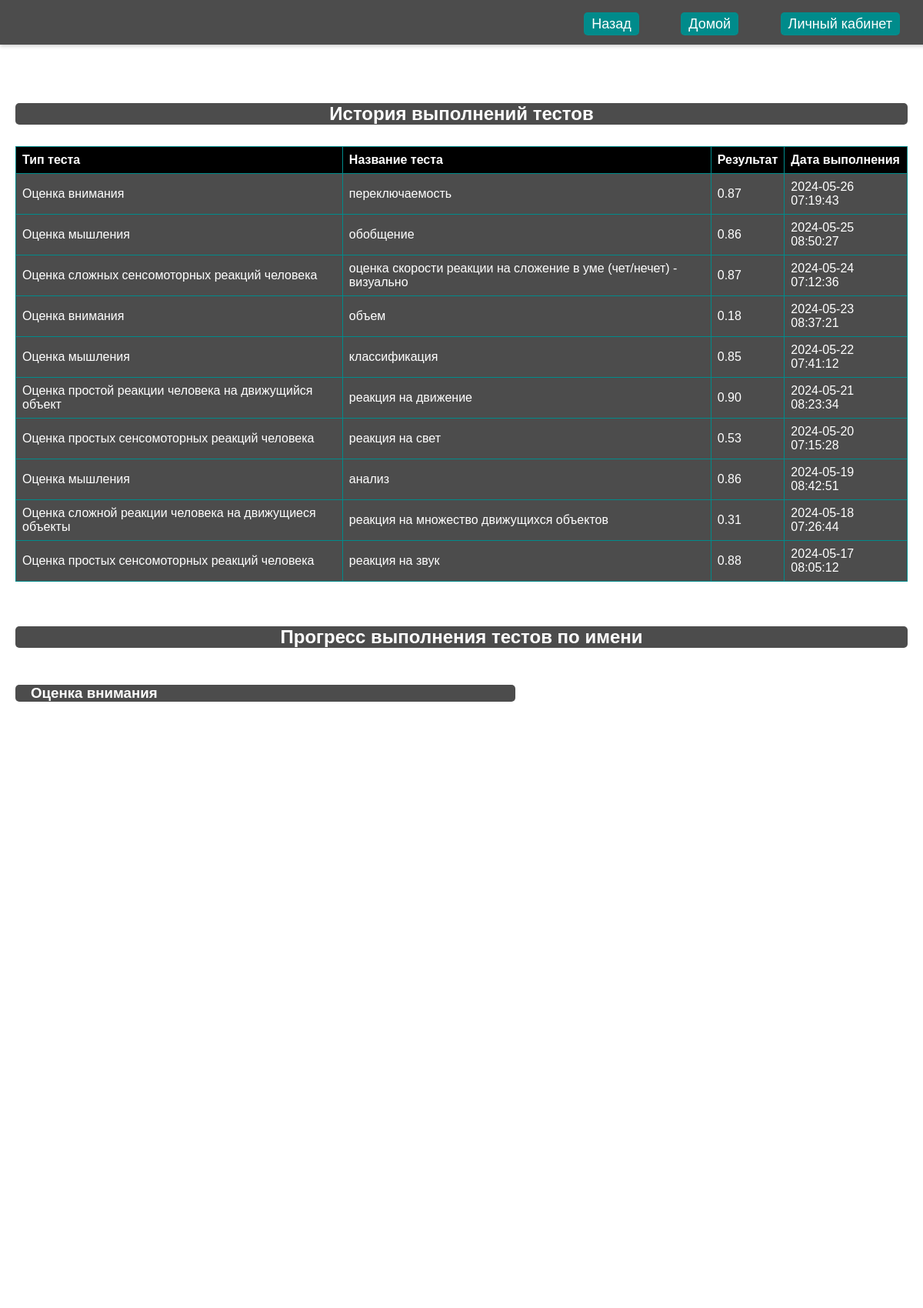
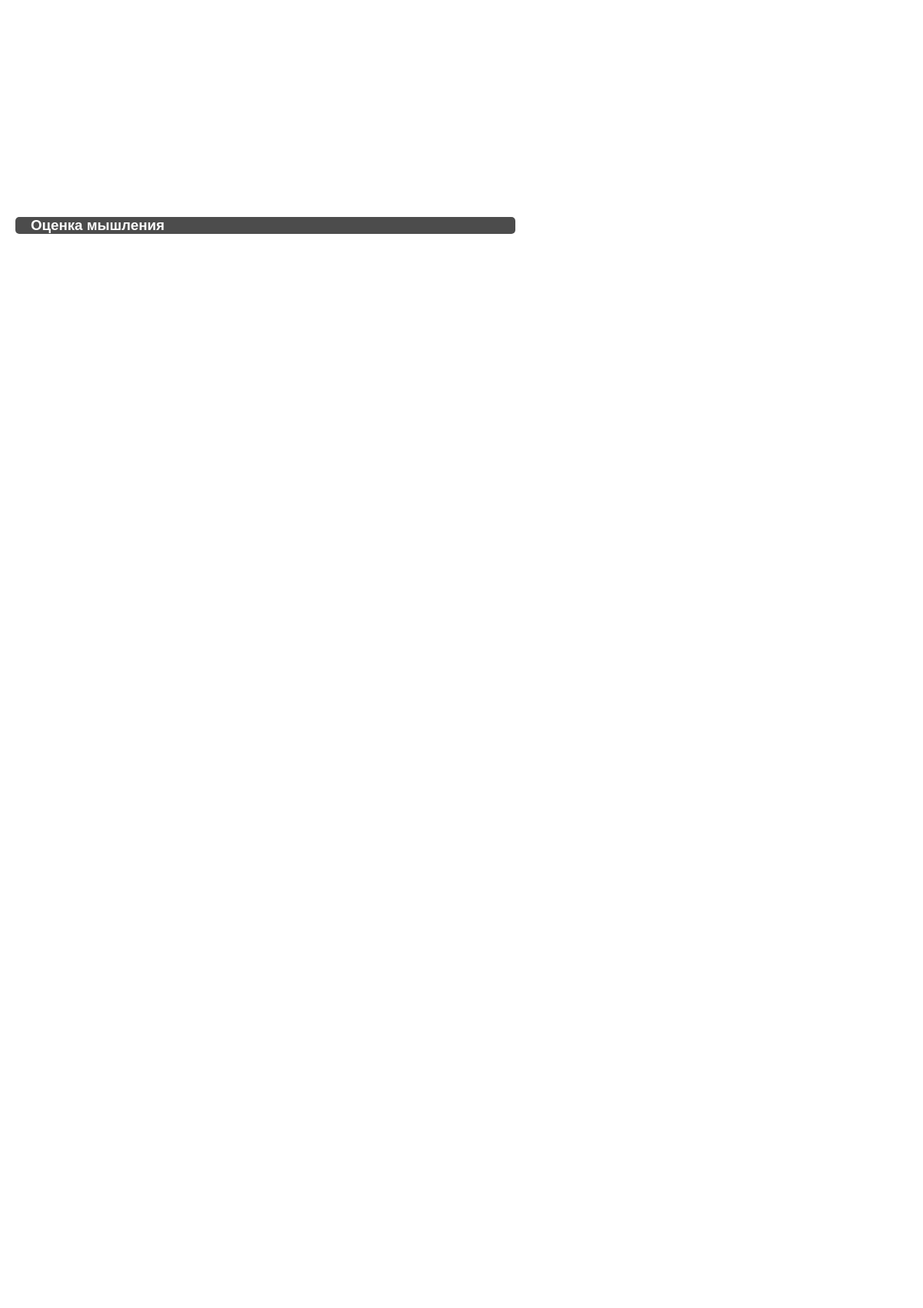
Screenshot of /tests/view_test_results.php (signed in, upper part) with the database file from the repository (2 pictures, top to bottom).
### tables this page shows
CREATE TABLE `test_results` (
  `id` int NOT NULL,
  `user_id` int DEFAULT NULL,
  `test_id` int NOT NULL,
  `result` decimal(10,2) NOT NULL,
  `test_date` timestamp NULL DEFAULT CURRENT_TIMESTAMP
);

CREATE TABLE `tests` (
  `id` int NOT NULL,
  `test_type` varchar(255) NOT NULL,
  `test_name` varchar(255) NOT NULL,
  `file_path` varchar(255) NOT NULL
);

### tests/view_test_results.php (the view, shortened to what this page needs)
<?php
require_once "../db-connect.php";
$user_id = $_SESSION['user_id'];
$is_expert = false;
$is_respondent = false;
if(isset($_SESSION['user_id'])){
    $user_id = $_SESSION['user_id'];
    $query_user = "SELECT username, role FROM users WHERE id = ?";
    $statement = $mysqli->prepare($query_user);
    $statement->bind_param("i", $user_id);
    $statement->execute();
    $result_user = $statement->get_result();
    if($result_user->num_rows == 1){
        $row_user = $result_user->fetch_assoc();
        $role = $row_user['role'];
        $is_expert = $role === 'expert';
        $is_respondent = $role === 'respondent';
    }
}
$expert_respondent_data = [];
if ($is_expert) {
    $query = "SELECT tr.test_id, t.test_type, t.test_name, tr.result, tr.test_date, r.name AS respondent_name, r.age AS respondent_age
              FROM test_results tr
              INNER JOIN tests t ON tr.test_id = t.id
              INNER JOIN respondents r ON tr.user_id = r.user_id
              WHERE EXISTS (
                  SELECT 1 FROM test_results tr2 WHERE tr2.user_id = r.user_id
              )
              ORDER BY r.name";
} elseif ($is_respondent) {
    $query = "SELECT tr.test_id, t.test_type, t.test_name, tr.result, tr.test_date
              FROM test_results tr
              INNER JOIN tests t ON tr.test_id = t.id
              WHERE tr.user_id = ?
              ORDER BY tr.test_date DESC";
}
$stmt = $mysqli->prepare($query);
if ($is_respondent) {
    $stmt->bind_param("i", $user_id);
}
$stmt->execute();
$result = $stmt->get_result();
$data = [];
while ($row = $result->fetch_assoc()) {
    $data[] = $row;
}
?>
<!DOCTYPE html>
<html lang="en">
<head>
    <link rel="stylesheet" href="../css/view_test_results.css">
    <link rel="stylesheet" href="../css/header.css">
    <link rel="stylesheet" href="../css/background.css">
</head>
<body>
<header>
    <p><a href="tests.php">Назад</a></p>
    <p><a href="../index.php" style="color: white;">Домой</a></p>
    <?php if (isset($_SESSION['username'])): ?>
        <p><a href="../account.php" style="color: white;">Личный кабинет</a></p>
    <?php endif; ?>
</header>
<div class="container">
<?php if ($is_expert && !empty($expert_respondent_data)): ?>
    <?php foreach ($expert_respondent_data as $respondent): ?>
        <?php
        $query_username = "SELECT username FROM users WHERE id = ?";
        $stmt_username = $mysqli->prepare($query_username);
        $stmt_username->bind_param("i", $respondent['user_id']);
        $stmt_username->execute();
        $result_username = $stmt_username->get_result();
        $row_username = $result_username->fetch_assoc();
        $username = $row_username['username'];
        $stmt_username->close();
        $query_respondent_results = "SELECT tr.test_id, t.test_type, t.test_name, tr.result, tr.test_date
                                     FROM test_results tr
                                     INNER JOIN tests t ON tr.test_id = t.id
                                     WHERE tr.user_id = ?";
        $stmt_respondent_results = $mysqli->prepare($query_respondent_results);
        $stmt_respondent_results->bind_param("i", $respondent['user_id']);
        $stmt_respondent_results->execute();
        $result_respondent_results = $stmt_respondent_results->get_result();
        ?>
        <h4>Имя пользователя: <?= $username ?>
            <br>Имя респондента: <?= $respondent['name'] ?>
            <br>Возраст респондента: <?= $respondent['age'] ?></h4>
        <h2>История выполнений тестов</h2>
        <br>
        <table>
            <thead>
            <tr>
                <th>Тип теста</th>
                <th>Название теста</th>
                <th>Результат</th>
                <th>Дата выполнения</th>
            </tr>
            </thead>
            <tbody>
            <?php while ($row_respondent_results = $result_respondent_results->fetch_assoc()): ?>
                <tr>
                    <td><?= $row_respondent_results['test_type'] ?></td>
                    <td><?= $row_respondent_results['test_name'] ?></td>
                    <td><?= $row_respondent_results['result'] ?></td>
                    <td><?= $row_respondent_results['test_date'] ?></td>
                </tr>
            <?php endwhile; ?>
            </tbody>
        </table>
            <?php
            $test_results = array();
        $result_respondent_results->data_seek(0);
        while ($row_respondent_results = $result_respondent_results->fetch_assoc()):
            if ($row_respondent_results['result'] !== null) {
                $test_results[$row_respondent_results['test_name']][] = array(
                    'date' => $row_respondent_results['test_date'],
                    'result' => $row_respondent_results['result']
                );
            }
        endwhile; ?>
        <?php
        foreach ($test_results as $test_name => $test_data): ?>
            <h3><?= $test_name ?></h3>
            <div id="progress_chart_div_<?= md5($test_name . $respondent['name']) ?>" class="chart-container"></div>
            <script>
                google.charts.load('current', {'packages':['corechart']});
                google.charts.setOnLoadCallback(drawChart<?= md5($test_name . $respondent['name']) ?>);
                function drawChart<?= md5($test_name . $respondent['name']) ?>() {
                    var data = new google.visualization.DataTable();
                    data.addColumn('string', 'Дата выполнения');
                    data.addColumn('number', 'Результат');
                    <?php foreach ($test_data as $result): ?>
                        data.addRow(['<?= $result['date'] ?>', <?= $result['result'] ?>]);
                    <?php endforeach; ?>
                    var options = {
                        title: '<?= $test_name ?>',
                        titleTextStyle: {color: 'white', fontSize: 20, bold: true},
                        hAxis: {
                            title: 'Дата выполнения',
                            titleTextStyle: {color: 'white'},
                            textStyle: {color: 'white', fontSize: 16}
                        },
                        vAxis: {
                            title: 'Результат',
                            titleTextStyle: {color: 'white'},
                            textStyle: {color: 'white', fontSize: 16}
                        },
                        legend: {position: 'none'},
                        backgroundColor: 'transparent',
                        colors: ['yellow']
                    };
                    var chartDiv = document.getElementById('progress_chart_div_<?= md5($test_name . $respondent['name']) ?>');
                    chartDiv.style.backgroundColor = 'rgba(0, 0, 0, 0.7)';
                    chartDiv.style.backdropFilter = 'blur(10px)';
                    chartDiv.style.borderRadius = '10px';
                    var chart = new google.visualization.LineChart(chartDiv);
                    chart.draw(data, options);
                }
            </script>
        <?php endforeach; ?>
    <?php endforeach; ?>
<?php else: ?>
    <p>Нет доступных результатов тестов для отображения.</p>
<?php endif; ?>
<?php if ($is_respondent): ?>
<h2>История выполнений тестов</h2>
<br>
<table>
    <thead>
    <tr>
        <th>Тип теста</th>
        <th>Название теста</th>
        <th>Результат</th>
        <th>Дата выполнения</th>
    </tr>
    </thead>
    <tbody>
    <?php foreach ($data as $row): ?>
        <tr>
            <td><?= $row['test_type'] ?></td>
            <td><?= $row['test_name'] ?></td>
            <td><?= $row['result'] ?></td>
            <td><?= $row['test_date'] ?></td>
        </tr>
    <?php endforeach; ?>
    </tbody>
</table>
<br>
<h2>Прогресс выполнения тестов по имени</h2>
<br>
<?php
$tests_by_category = [];
foreach ($data as $row) {
    $test_type = $row['test_type'];
    if (!isset($tests_by_category[$test_type])) {
        $tests_by_category[$test_type] = [];
    }
    $tests_by_category[$test_type][] = $row;
}
?>
    <?php foreach ($tests_by_category as $test_type => $tests): ?>
    <h3><?= $test_type ?></h3>
    <?php
    $printed_tests = [];
    foreach ($tests as $test):
    if ($test['result'] !== null && !in_array($test['test_name'], $printed_tests)):
        $printed_tests[] = $test['test_name'];
        ?>
        <div id="progress_chart_div_<?= $test['test_id'] ?>" class="chart-container"></div>
<?php
    endif;
endforeach;
?>
<?php endforeach; ?>
<?php endif; ?>
</div>
</body>
</html>

### css/view_test_results.css (style rules this page uses)
body { font-family: Arial, sans-serif; margin: 20px; color: white; }
h2 { margin-bottom: 10px; }
h3 { margin-top: 20px; margin-bottom: 10px; }
table { width: 100%; border-collapse: collapse; background-color: rgba(0, 0, 0, 0.7); backdrop-filter: blur(10px); }
table th, table td { padding: 8px; border: 1px solid darkcyan; }
h2 { background-color: rgba(0, 0, 0, 0.7); backdrop-filter: blur(10px); text-align: center; border-radius: 5px; }
h3 { padding-left: 20px; max-width: 630px; background-color: rgba(0, 0, 0, 0.7); backdrop-filter: blur(10px); border-radius: 5px; }

### css/header.css (style rules this page uses)
header { background-color: rgba(0, 0, 0, 0.7); padding: 15px 20px; text-align: right; position: fixed; top: 0; left: 0; width: 100%; box-shadow: 0px 2px 5px rgba(0, 0, 0, 0.2); z-index: 1000; backdrop-filter: blur(10px); }
header p { color: white; font-size: 24px; margin: 0; display: inline-block; }
header a { background-color: darkcyan; color: white; text-decoration: none; margin-right: 50px; font-size: 18px; padding: 5px 10px; border-radius: 5px; transition: all 0.3s ease; }

### css/background.css (style rules this page uses)
body { background-image: url('lego-cube.png'); background-repeat: no-repeat; background-attachment: fixed; background-size: cover; background-position: center; }

### tests/view_test_results.php (style rules this page uses)
body { font-family: Arial, sans-serif; margin: 0; padding: 0; }
.container { margin-top: 60px; padding: 20px; }
table { width: 100%; border-collapse: collapse; margin-bottom: 20px; }
th, td { border: 1px solid #ddd; padding: 8px; text-align: left; }
th { background-color: #000; color: white; }
h2, h3, h4 { margin-top: 20px; }
.chart-container { width: 900px; height: 500px; margin-bottom: 30px; }

### rows the page displays
test_results: test.test_type "Оценка внимания", test.test_name "переключаемость", result "0.87", test_date "2024-05-26 07:19:43"
test_results: test.test_type "Оценка мышления", test.test_name "обобщение", result "0.86", test_date "2024-05-25 08:50:27"
test_results: test.test_type "Оценка сложных сенсомоторных реакций человека", test.test_name "оценка скорости реакции на сложение в уме (чет/нечет) - визуально", result "0.87", test_date "2024-05-24 07:12:36"
test_results: test.test_type "Оценка внимания", test.test_name "объем", result "0.18", test_date "2024-05-23 08:37:21"
test_results: test.test_type "Оценка мышления", test.test_name "классификация", result "0.85", test_date "2024-05-22 07:41:12"
test_results: test.test_type "Оценка простой реакции человека на движущийся объект", test.test_name "реакция на движение", result "0.90", test_date "2024-05-21 08:23:34"
test_results: test.test_type "Оценка простых сенсомоторных реакций человека", test.test_name "реакция на свет", result "0.53", test_date "2024-05-20 07:15:28"
test_results: test.test_type "Оценка мышления", test.test_name "анализ", result "0.86", test_date "2024-05-19 08:42:51"
test_results: test.test_type "Оценка сложной реакции человека на движущиеся объекты", test.test_name "реакция на множество движущихся объектов", result "0.31", test_date "2024-05-18 07:26:44"
test_results: test.test_type "Оценка простых сенсомоторных реакций человека", test.test_name "реакция на звук", result "0.88", test_date "2024-05-17 08:05:12"

### other values shown
$test_type "Оценка внимания"
$test_type "Оценка мышления"
